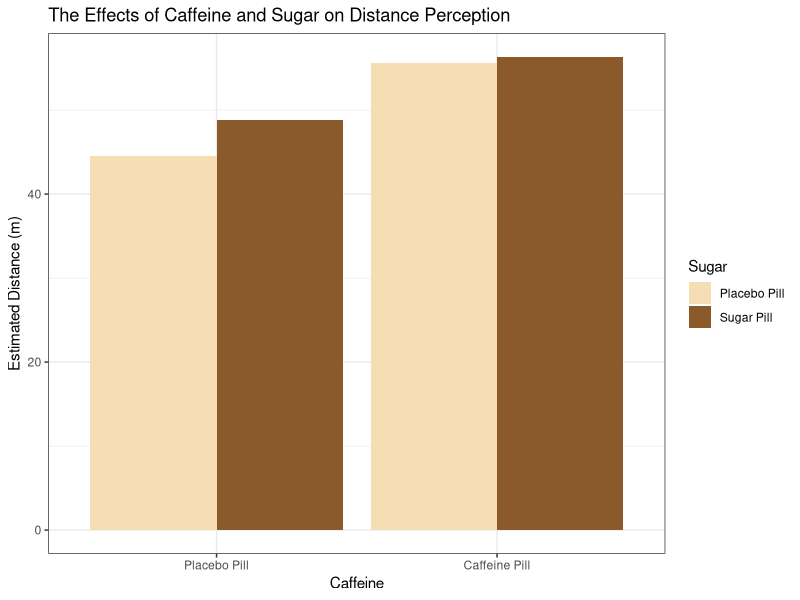

This figure's R source:
## ---- chunk 1
knitr::opts_chunk$set(echo = TRUE)
## ---- chunk 2
library(tidyr)
library(tidyverse)
library(plyr)
library(dplyr)
## ---- chunk 3

#creating the participants variable, upon which all other values are contingent

participant <- c(1:120)

#create dataframe, and add new variables

backpack_data <- data.frame(participant)

backpack_data <- backpack_data %>%
  mutate(sugar = case_when(participant <= 60 ~ "0",
                           participant > 60 ~ "1"),
         caffeine = case_when(participant > 30 & participant <= 60 ~ "1",
                              participant > 90 & participant <= 120 ~ "1",
                              .default = "0"),
         Distance_Est = c(rnorm(n = 30, mean = 30, sd = 5),
                                             rnorm(n = 30, mean = 40, sd = 8),
                                             rnorm(n = 30, mean = 30, sd = 8),
                                             rnorm(n = 30, mean = 45, sd = 8)))

library(haven)

write_sav(backpack_data, "backpack_data.sav")
## ---- chunk 4
 
#run anova

library(readr)
library(multcompView)

ANOVA <- aov(Distance_Est ~ sugar*caffeine, data = backpack_data)
summary(ANOVA)

## ---- chunk 5

backpack_data %>%
  group_by(sugar, caffeine) %>%
  summarise(mean_groups = mean(Distance_Est),
            sd_groups = sd(Distance_Est))

ggplot(backpack_data, aes(x = caffeine, y = Distance_Est, fill = sugar)) +
  geom_col(position = "dodge") + 
  labs(title = "The Effects of Caffeine and Sugar on Distance Perception", x = "Caffeine", y = "Estimated Distance (m)", fill = "Sugar") + 
  theme_bw() +
  scale_fill_manual(labels = c("Placebo Pill", "Sugar Pill"), values = c("wheat", "tan4" )) + 
  scale_x_discrete("Caffeine", labels = c("Placebo Pill", "Caffeine Pill"))
